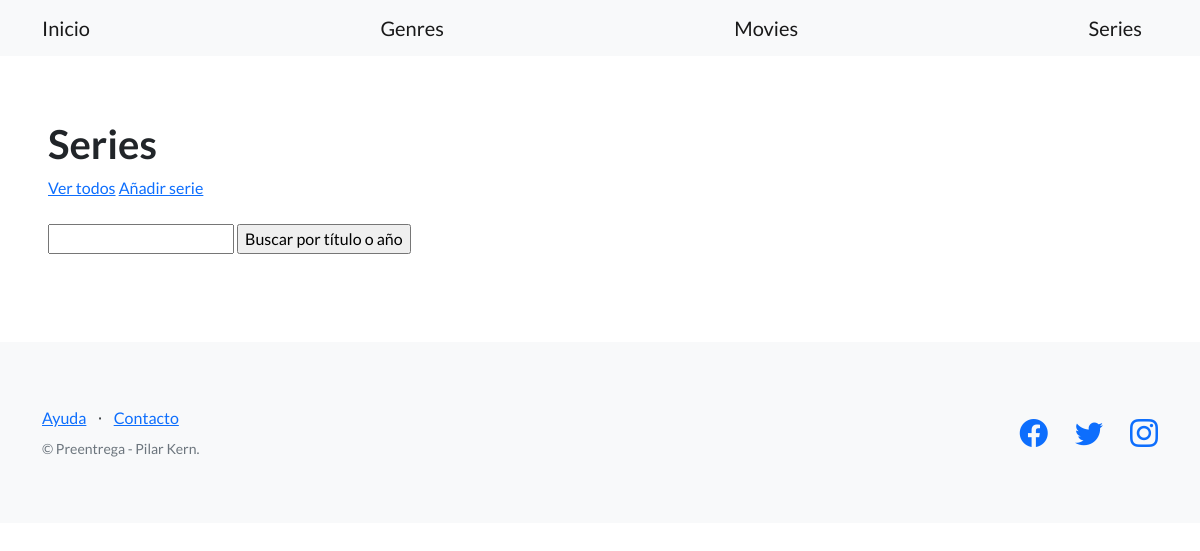
/entretenimiento/series/, run on an earlier commit of the app's database.
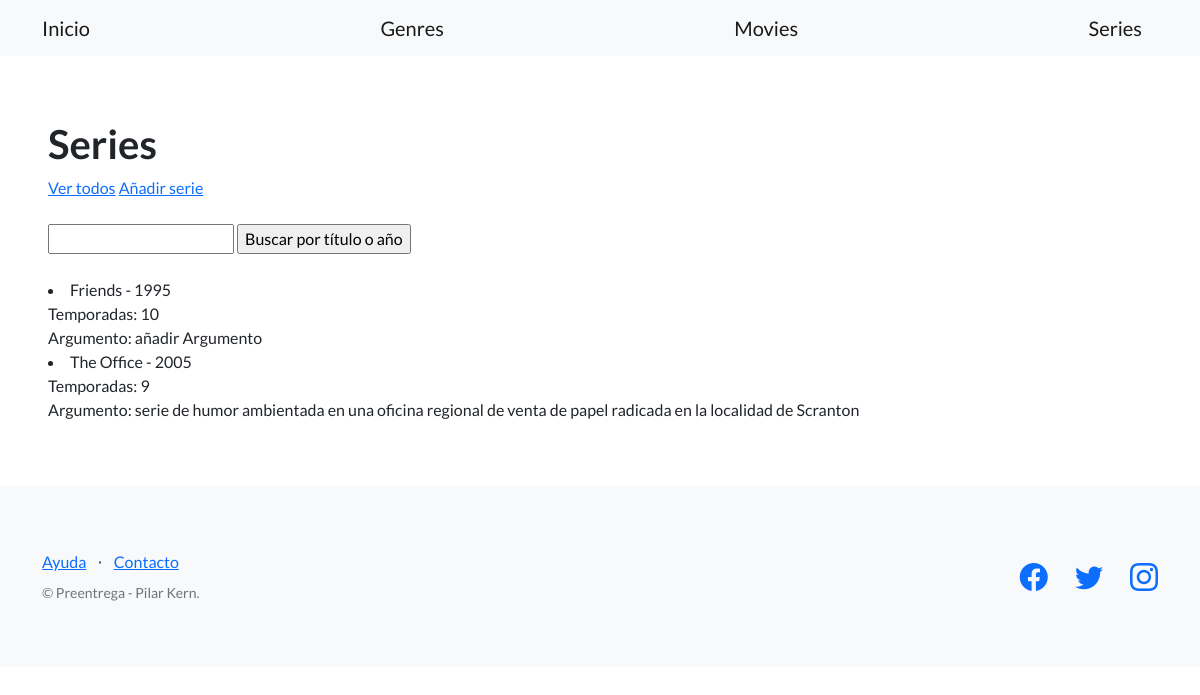
And on a later commit of the database.
### control_blog/models.py (models this page shows, shortened)
class Serie(models.Model):
    title = models.CharField(max_length=256)
    seasons = models.IntegerField(null=True)
    release_year = models.IntegerField()
    plot = models.TextField(blank=True, null=True)

### control_blog/views.py (the view)
# urls.py: path('series/', list_series, name='series_list'),
def list_series(request):
    contexto = {'series': Serie.objects.all()}
    http_response = render(
        request=request,
        template_name='control_blog/series_list.html',
        context=contexto
    )
    return http_response

### control_blog/templates/control_blog/series_list.html (shortened to what this page needs)
{% extends 'base.html' %}
{% block contenido %}
    <h1>Series</h1>
    <a href="{% url 'series_list' %}">Ver todos</a>
    <a href="{% url 'new_serie' %}">Añadir serie</a>
    <br><br>
    <form action="{% url 'search_series' %}" method="post">
        <input type="text" name="busqueda">
        <input type="submit" value="Buscar por título o año">
      </form>
      <br>
    {% for serie in series %}
  <li>
    {{ serie.title }} - {{serie.release_year}}<br>
    Temporadas: {{serie.seasons}} <br>
    {% if serie.plot == '' %}
    Argumento: añadir Argumento
    {% else %}
    Argumento: {{serie.plot}}
    {% endif %}
  </li>
{% endfor %}
{% endblock contenido %}

### templates_base/base.html (shortened to what this page needs)
{% load static %}
<!DOCTYPE html>
<html lang="en">
    <head>
        <link href="https://cdn.jsdelivr.net/npm/bootstrap-icons@1.5.0/font/bootstrap-icons.css" rel="stylesheet" type="text/css" />
        <link href="{% static 'css/styles.css' %}" rel="stylesheet" />
    </head>
    <body>
        <nav class="navbar navbar-light bg-light static-top">
            <div class="container">
                <a class="navbar-brand" href="{% url 'inicio' %}">Inicio</a>
                <a class="navbar-brand" href="{% url 'genres_list' %}">Genres</a>
                <a class="navbar-brand" href="{% url 'movies_list' %}">Movies</a>
                <a class="navbar-brand" href="{% url 'series_list' %}">Series</a>
            </div>
        </nav>
        <section style="padding:4rem 3rem;">
            {% block contenido %}
            {% endblock contenido %}
        </section>
        <footer class="footer bg-light">
            <div class="container">
                <div class="row">
                    <div class="col-lg-6 h-100 text-center text-lg-start my-auto">
                        <ul class="list-inline mb-2">
                            <li class="list-inline-item"><a href="#!">Ayuda</a></li>
                            <li class="list-inline-item">⋅</li>
                            <li class="list-inline-item"><a href="#!">Contacto</a></li>
                        </ul>
                        <p class="text-muted small mb-4 mb-lg-0">&copy; Preentrega - Pilar Kern.</p>
                    </div>
                    <div class="col-lg-6 h-100 text-center text-lg-end my-auto">
                        <ul class="list-inline mb-0">
                            <li class="list-inline-item me-4">
                                <a href="https://www.facebook.com/NetflixArg"><i class="bi-facebook fs-3"></i></a>
                            </li>
                            <li class="list-inline-item me-4">
                                <a href="https://twitter.com/netflix"><i class="bi-twitter fs-3"></i></a>
                            </li>
                            <li class="list-inline-item">
                                <a href="https://www.instagram.com/netflix"><i class="bi-instagram fs-3"></i></a>
                            </li>
                        </ul>
                    </div>
                </div>
            </div>
        </footer>
    </body>
</html>

What changed in the data, as far as the page shows it:
added Serie: title "Friends", release_year "1995", seasons "10", plot "Argumento: añadir Argumento"
added Serie: title "The Office", release_year "2005", seasons "9", plot "serie de humor ambientada en una oficina regional de venta de papel radicada en la localidad de Scranton"
